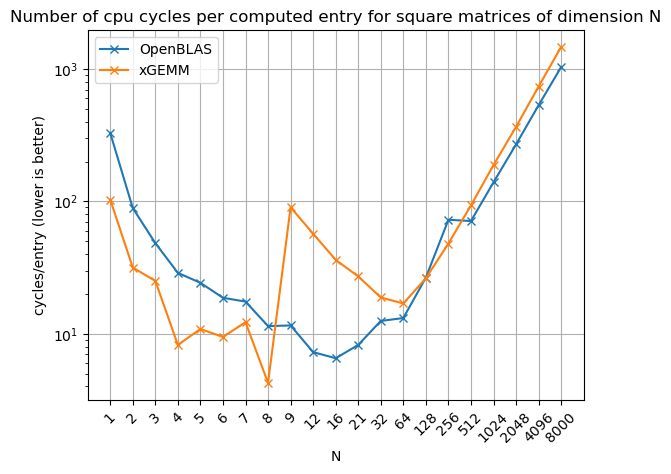

Write the Python code that produced this figure.
#!/usr/bin/env python3

import matplotlib.pyplot as plt
import json
import argparse

parser = argparse.ArgumentParser(
    description="Plots benchmarking data from a json file"
)

parser.add_argument("filename", help="The json file containing the results")
parser.add_argument("-o", "--output", type=str, nargs="?",
                    help="The image output file", default="plot.png")
parser.add_argument("-s", "--show", action="store_true",
                    help="Display the plot")

args = parser.parse_args()

data = open(args.filename, "r")
json_data = json.load(data)

openblas_metrics = json_data["openblas_metrics"]
gemm_metrics = json_data["gemm_metrics"]
dimensions = json_data["dimensions"]

fig, ax = plt.subplots()
ax.grid()

x = range(len(dimensions))
ax.semilogy(x, openblas_metrics, "-x", label="OpenBLAS")
ax.semilogy(x, gemm_metrics, "-x", label="xGEMM")
ax.set_title("Number of cpu cycles per computed entry for square matrices of dimension N")
ax.set_xlabel("N")
ax.set_ylabel("cycles/entry (lower is better)")
ax.set_xticks(x)
ax.set_xticklabels(dimensions, rotation=45)
ax.legend()

if args.output is not None:
    plt.savefig(args.output, bbox_inches="tight")
if args.show:
    plt.show()
